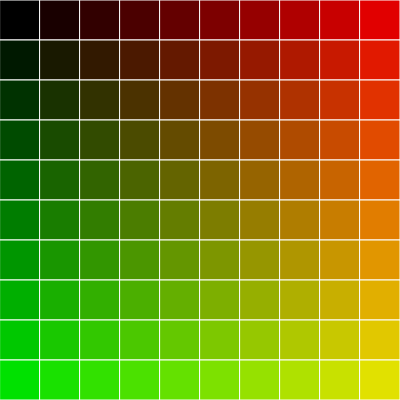
Frame 1 (no input)
Frame 60 (no input): identical to frame 1, image omitted
Frame 120 (the mouse pressed at the canvas centre since frame 60): identical to frame 1, image omitted

The p5.js sketch that drew this single still picture (run headless with seeded random() and noise() and a simulated clock; from frame 60 on, the mouse is pressed at the canvas centre):

// p5.js sketch
// ── sketch.js
let spacing = 40;

function setup() {
  createCanvas(400, 400);
}

function draw() {
  background(0);
  stroke(255);

  for (let y = 0; y < 10; y++) {
    for (let x = 0; x < 10; x++) {
      let size = width / 10;
      let x2 = x * size;
      let y2 = y * size;
      fill(x * 25, y * 25, 0);
      rect(x2, y2, size, size);
    }
  }
}
